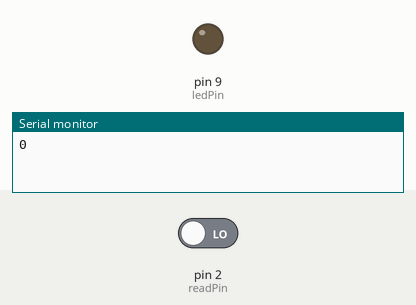
This sketch was run on a simulated Arduino Uno, built with avr-gcc and run on an emulated ATmega328P. Parts: output pins drawn as LEDs (lit = HIGH), the last lines printed to the serial monitor. Inputs (shaded band) come from the test bench; at power-on: pin 2 (readPin) LOW. Pins used as bus, display or sensor lines are not drawn.

Above: at 0.1 s.
At 0.6 s:
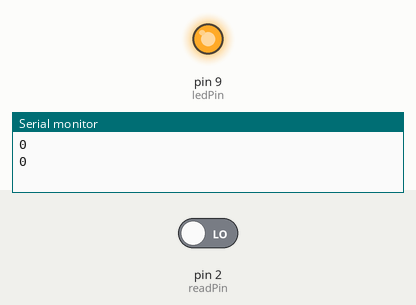
Timing chart, 0 to 2.1 s (numbered marks = the images above):
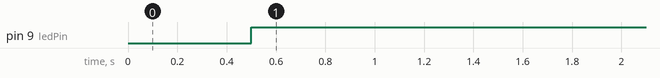

Measured:
- by itself, pin 9 (ledPin): LOW → HIGH at 0.50 s

The sketch:

push_button.ino
```cpp
int readPin=2; //to read value from the circuit
int powerPin=1; //to power the circuit with 5vbut you can use your 5v directly from your board
int ledPin=9; //the led to power pin to indicte
int buttonPin; //to assign the read value
int dt=500;
void setup() {
  // put your setup code here, to run once:
Serial.begin(9600);
pinMode(powerPin, OUTPUT);
pinMode(readPin, INPUT);
pinMode(ledPin, OUTPUT);

}

void loop() {
  // put your main code here, to run repeatedly:
  digitalWrite(powerPin, HIGH);
  buttonPin = digitalRead(readPin);
  Serial.println(buttonPin);
  delay(dt);
  if(buttonPin==1){
    digitalWrite(ledPin,LOW);
  }
if(buttonPin==0){
digitalWrite(ledPin, HIGH);

}
}
```
